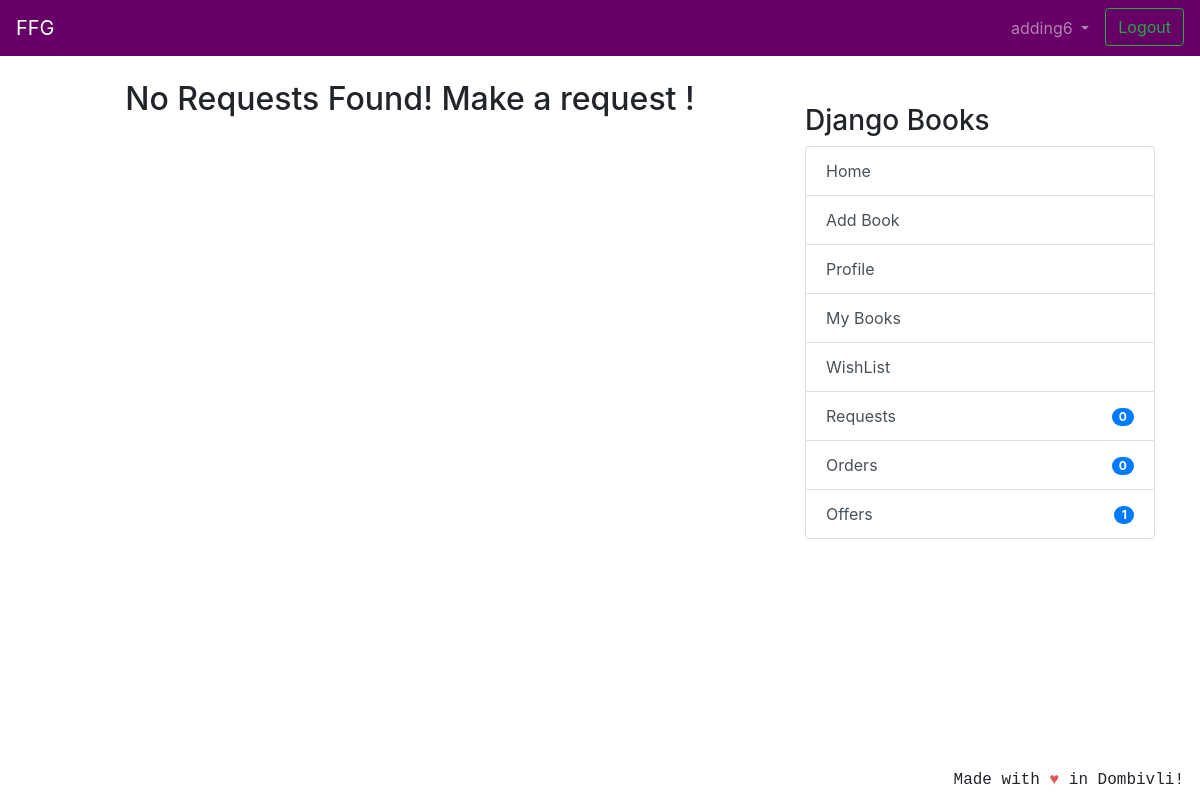
Before: /transaction/requests/ (signed in) with the older database file.
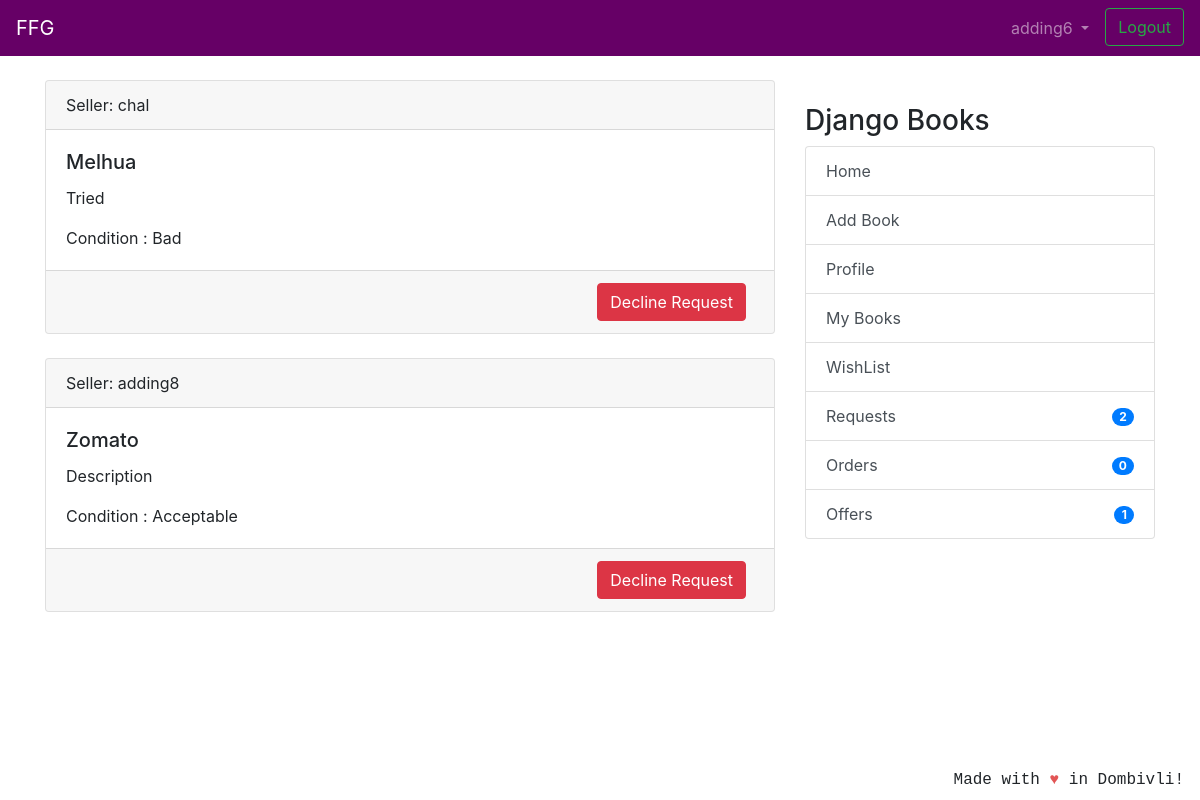
After: the same page with the newer database file.
### coreapp/models.py (models this page shows, shortened)
class Requests(models.Model):
	requester = models.ForeignKey(User, related_name='to_user', on_delete=models.CASCADE)
	offerrer = models.ForeignKey(User, related_name='from_user', on_delete=models.CASCADE)
	timestamp = models.DateTimeField(auto_now_add=True)
	requester_book = models.ForeignKey(Book, related_name='requester_book_from_user', on_delete=models.CASCADE)

class Book(models.Model):
    user = models.ForeignKey(User, on_delete=models.CASCADE, null=True)
    book_name = models.CharField(max_length=100)
    author_name = models.CharField(max_length=100, blank=True, null=True)
    description = models.CharField(max_length=2000,blank=True,null=True)
    image = models.ImageField(null=True, blank=True, upload_to="book_images/")
    price = models.IntegerField(null=True,blank=True)
    sell_or_exchange = models.CharField(
        max_length=100, choices=BUY_OR_EXCHANGE, default='Exchange')
    condition = models.CharField(
        max_length=100, choices=CONITION_CHOICES, default='Acceptable')
    created_at = models.DateTimeField(auto_now_add=True)
    class Meta:
        verbose_name = 'Book'
        verbose_name_plural = 'Books'

### transaction/views.py (the view)
# urls.py: path('requests/', views.RequestListView.as_view(), name='requests_view'),
class RequestListView(LoginRequiredMixin, generic.ListView):
    model = Requests
    template_name = 'transaction_request.html'
    context_object_name = 'requests'
    def get_queryset(self):
        return Requests.objects.filter(requester=self.request.user).order_by('timestamp')

### nofapapp/context_processors.py (called while the page is built)
def add_variable_to_context(request):
    if request.user.id:
        return {
            'requestscount': Requests.objects.filter(requester=request.user).count(),
            'offercount' : Requests.objects.filter(offerrer=request.user).count(),
            'orderscount': Transaction.objects.filter(offerrer=request.user).count(),
            'addresscheck': get_object_or_404(ShippingAddress, profile=get_object_or_404(Profile, user=request.user)).address1
            }
    else:
        return {}

### templates/transaction_request.html (shortened to what this page needs)
{% extends 'base.html' %}
{% block content %}
{% if requests %}
{% for request in requests %}
<div class="card text-left">
    <div class="card-header">
        Seller: {{ request.offerrer }}</a>
    </div>
    <div class="card-body">
        <h5 class="card-title">{{ request.requester_book.book_name }}</h5>
        <p class="card-text">{{ request.requester_book.description }}</p>
        <p class="card-text">Condition : {{ request.requester_book.condition }} </p>
    </div>
    <div class="card-footer text-mutxed">
        <a href="{% url 'transaction:request-delete' request.id %}" class="mr-2 btn btn-danger float-right">Decline Request</a>
    </div>
</div>
{% endfor %}
{% else %}
<h2 align="center">No Requests Found! Make a request !</h2>
{% endif %}
{% endblock %}

### templates/base.html (shortened to what this page needs)
<!doctype html>
<html lang="en">
  <head>
    <link rel="stylesheet" href="https://stackpath.bootstrapcdn.com/bootstrap/4.2.1/css/bootstrap.min.css"
>
  </head>
  <body>
    <header class="site-header">
<nav class="navbar navbar-expand-lg navbar-dark" style="background-color: #660066;">
  <a class="navbar-brand" href="#">FFG</a>
  <div class="collapse navbar-collapse" id="navbarSupportedContent">
    <ul class="navbar-nav ml-auto">
      {% if user.is_authenticated %}
      <li class="nav-item dropdown">
        <a class="nav-link dropdown-toggle" href="#" id="navbarDropdown" role="button" data-toggle="dropdown"
          aria-haspopup="true" aria-expanded="false">
          {{ user.username }}
        </a>
      </li>
      <li><a class="btn btn-outline-success ml-2 my-2 my-sm-0" href="{% url 'logout'%}">Logout</a></li>
        {% else %}
      <li><a href="{% url 'login' %}" class="btn btn-outline-success">Login</a></li>
      <li><a href="{% url 'coreapp:signup' %}" class="btn btn-primary ml-2">Sign up</a></li>
      {% endif %}
    </ul>
  </div>
</nav>
  </header>
  <br/>
    <div class="container">
      <div class="row justify-content-center">
        <div class="col-8">
          {% block content %}
          {% endblock %}
        </div>
        {% if user.is_authenticated %}
                <div class="col-md-4">
                  <div class="content-section">
                    <br/>
                    <h3>Django Books</h3>
                      <ul class="list-group">
                        <a class="list-group-item list-group-item-action" href="{% url 'coreapp:list_entries' %}" > Home </a>
                        <a class="list-group-item list-group-item-action" href="{% url 'coreapp:new_entry' %}" > Add Book</a>
                        <a class="list-group-item list-group-item-action" href="{% url 'coreapp:profile' %}" >Profile</a>
                        <a class="list-group-item list-group-item-action" href="{% url 'coreapp:userbooks' %}" >My Books</a>
                        <a class="list-group-item list-group-item-action" href="{% url 'wishlist:wish_list' %}" >WishList</a>
                        <a class="list-group-item list-group-item-action" href="{% url 'transaction:requests_view' %}" >Requests<span class="badge badge-primary badge-pill float-right mt-1">{{ requestscount }}</span></a>
                        <a class="list-group-item list-group-item-action" href="{% url 'transaction:orders_view' %}" >Orders <span class="badge badge-primary badge-pill float-right mt-1">{{ orderscount }}</span></a>
                        <a class="list-group-item list-group-item-action" href="{% url 'transaction:offers_view' %}" >Offers <span class="badge badge-primary badge-pill float-right mt-1">{{ offercount }}</span></a>
                      </ul>
                  </div>
                </div>
                {% endif %}
      </div>
    </div>
<footer class="site-footer mr-3 mb-2" style="position:fixed;right:0;bottom:0;font-family: 'Courier';font-style: bold;">
  Made with <span style="color: #e25555;">&hearts;</span> in Dombivli!
</footer>
</body>
</html>

Changed rows visible on the page:
added Requests: offerrer "chal", requester_book.book_name "Melhua", requester_book.description "Tried", requester_book.condition "Bad"
added Requests: offerrer "adding8", requester_book.book_name "Zomato", requester_book.description "Description", requester_book.condition "Acceptable"
Other visible differences:
{{ requestscount }}: "0" → "2"
text no longer shown: "No Requests Found! Make a request !"
